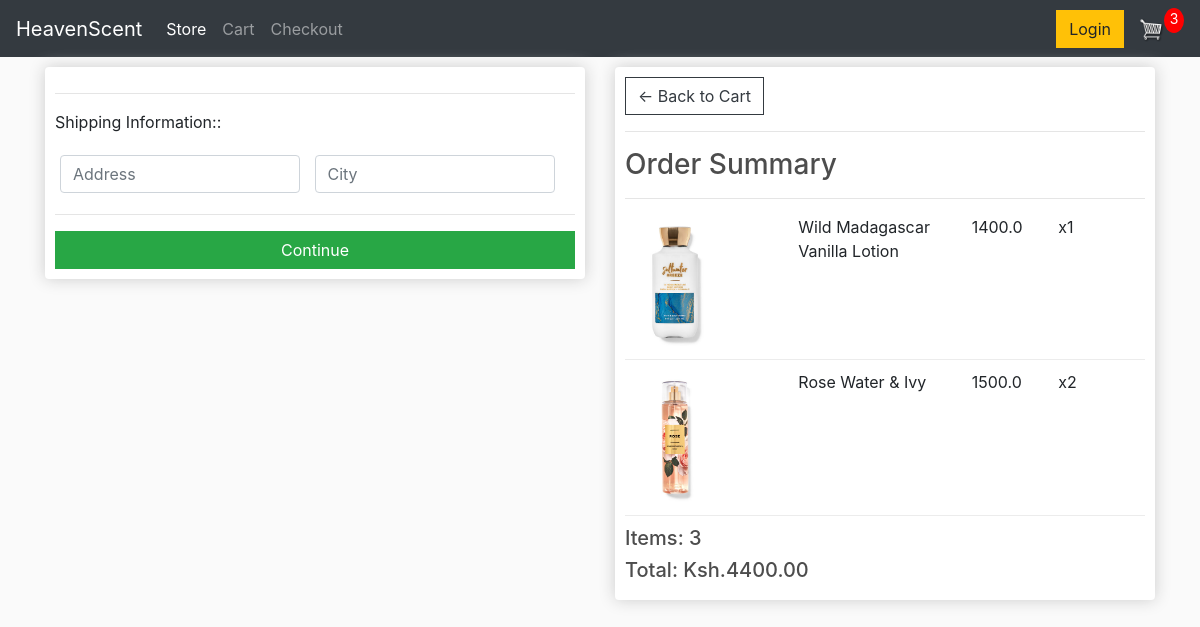
/checkout/ (signed in), run on an earlier commit of the app's database.
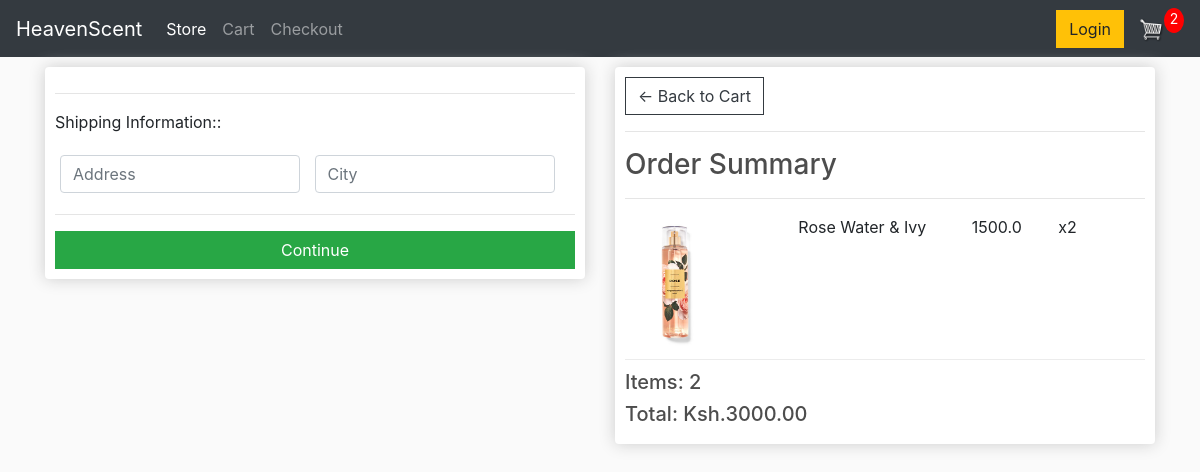
And on a later commit of the database.
### store/models.py (models this page shows, shortened)
class OrderItem(models.Model):
    product = models.ForeignKey(Product, on_delete=models.SET_NULL, null=True)
    order = models.ForeignKey(Order, on_delete=models.SET_NULL, null=True)
    quantity = models.IntegerField(default=0, null=True, blank=True)
    date_added = models.DateTimeField(auto_now_add=True)
    @property
    def get_total(self):
        total = self.product.price * self.quantity
        return total

class Product(models.Model):
    name = models.CharField(max_length=200, null=True)
    price = models.FloatField()
    digital = models.BooleanField(default=False, null=True, blank=False)
    image = models.ImageField(null=True, blank=True)
    @property
    def imageURL(self):
        try:
            url = self.image.url
        except:
            url = ''
        return url

class Order(models.Model):
    customer = models.ForeignKey(Customer, on_delete=models.SET_NULL, null=True, blank=True)
    date_ordered = models.DateTimeField(auto_now_add=True)
    complete = models.BooleanField(default=False, null=True, blank=False)#Checks if customer wants to checkout or not
    transaction_id = models.CharField(max_length=200, null=True)
    @property
    def shipping(self):
        shipping = False
        orderitems = self.orderitem_set.all()
        for i in orderitems:
            if i.product.digital == False:
                shipping = True
        return shipping
    @property
    def get_cart_total(self):
        orderitems = self.orderitem_set.all()
        total = sum([item.get_total for item in orderitems])
        return total
    @property
    def get_cart_items(self):
        orderitems = self.orderitem_set.all()
        total = sum([item.quantity for item in orderitems])
        return total

### store/views.py (the view)
# urls.py: path('checkout/', views.checkout, name="checkout"),
def checkout(request):
    if request.user.is_authenticated:
        customer = request.user.customer
        order, created = Order.objects.get_or_create(customer=customer, complete=False)
        items = order.orderitem_set.all()
        cartItems = order.get_cart_items
    else:
        items = []
        order = {'get_cart_total':0, 'get_cart_items':0, 'shipping':False}
        cartItems = order['get_cart_items']
    context = {'items': items, 'order': order, 'cartItems': cartItems}
    return render(request, 'store/checkout.html', context)

### store/templates/store/checkout.html (shortened to what this page needs)
{% extends 'store/main.html' %} {% load static %} {% block content %}
<div class="row">
    <div class="col-lg-6">
        <div class="box-element" id="form-wrapper">
            <form id="form">
                <div id="shipping-info">
                    <hr>
                    <p>Shipping Information::</p>
                    <div class="form-field">
                        <input class="form-control" type="text" name="address" placeholder="Address">
                    </div>
                    <div class="form-field">
                        <input class="form-control" type="text" name="city" placeholder="City">
                    </div>
                </div>
                <hr>
                <input id="form-button" type="submit" class="btn btn-success btn-block" value="Continue">
            </form>
        </div>
        <br>
    </div>
    <div class="col-lg-6">
        <div class="box-element">
            <a class="btn btn-outline-dark" href="{% url 'cart' %}">&#x2190; Back to Cart</a>
            <hr>
            <h3>Order Summary</h3>
            <hr> {% for item in items %}
            <div class="cart-row">
                <div style="flex:2"><img class="row-image" src="{{item.product.imageURL}}"></div>
                <div style="flex:2">
                    <p>{{item.product.name}}</p>
                </div>
                <div style="flex:1">
                    <p>{{item.product.price}}</p>
                </div>
                <div style="flex:1">
                    <p>x{{item.quantity}}</p>
                </div>
            </div>
            {% endfor %}
            <h5>Items: {{order.get_cart_items}}</h5>
            <h5>Total: Ksh.{{order.get_cart_total|floatformat:2}}</h5>
        </div>
    </div>
</div>
{% endblock content %}

What changed in the data, as far as the page shows it:
removed OrderItem: product.imageURL (picture), product.name "Wild Madagascar Vanilla Lotion", product.price "1400.0", quantity "1"
computed for Order: get_cart_items "3" → "2"; get_cart_total "4400.00" → "3000.00"
Also different on the page:
{{ cartItems }}: "3" → "2"
